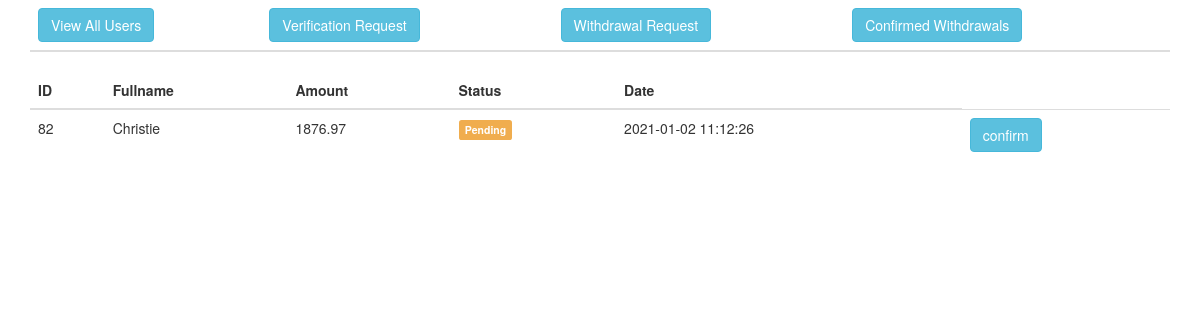
Page /Exfinance/User_area/html/user/adminwithdrawalrequest.php (signed in) on the committed database.
### tables this page shows
CREATE TABLE `withdrawal` (
  `id` int(20) NOT NULL,
  `userid` int(225) NOT NULL,
  `amount` decimal(20,2) NOT NULL,
  `status` int(225) NOT NULL,
  `thedate` datetime NOT NULL
);

CREATE TABLE `users` (
  `id` int(11) NOT NULL,
  `firstname` varchar(225) NOT NULL,
  `lastname` text NOT NULL,
  `username` varchar(16) NOT NULL,
  `email` varchar(255) NOT NULL,
  `password` varchar(255) NOT NULL,
  `zipcode` varchar(225) NOT NULL,
  `phone` varchar(225) NOT NULL,
  `country` varchar(225) NOT NULL,
  `type` varchar(225) NOT NULL,
  `currency` varchar(255) NOT NULL,
  `verified` varchar(225) NOT NULL,
  `request` int(225) NOT NULL,
  `balance` decimal(20,2) NOT NULL,
  `invested` decimal(20,2) NOT NULL,
  `btc` decimal(20,2) NOT NULL,
  `compound` int(225) NOT NULL,
  `regdate` datetime NOT NULL
);

### Exfinance/User_area/html/user/adminwithdrawalrequest.php (the view, shortened to what this page needs)
<?php
include 'connection.php';
$sqlusers = "SELECT withdrawal.userid as theid, withdrawal.status, withdrawal.amount, withdrawal.thedate, users.firstname, users.lastname, users.username
FROM withdrawal
INNER JOIN users
ON withdrawal.userid=users.id WHERE withdrawal.status != 1";
 $queryusers = mysqli_query($db_conx, $sqlusers);
 while ($row = mysqli_fetch_array($queryusers)) {
    if($row['status'] == 1){
          $status = '<span class="label label-success">Confirmed</span>';
      }else {
          $status = '<span class="label label-warning">Pending</span>';
      }
  $users .= '<tr>
        <td>'.$row['theid'].'</td>
        <td>'.$row['firstname'].'</td>
        <td>'.$row['amount'].'</td>
        <td>'.$status.'</td>
        <td>'.$row['thedate'].'</td>
        <td><a class="btn btn-info" href="confirm.php?user='.$row['theid'].'">confirm</a></td>
      </tr> ';
 }
?>
<!DOCTYPE html>
<html lang="en">
<head>
  <link rel="stylesheet" href="https://maxcdn.bootstrapcdn.com/bootstrap/3.4.1/css/bootstrap.min.css">
</head>
<body>
<div class="container">
  <table class="table">
    <thead>
      <tr>
          <th> <a href="user.php" class="btn btn-info">View All Users</a></th>
        <th><a href="request.php" class="btn btn-info">Verification Request</a></th>
        <th><a href="adminwithdrawalrequest.php" class="btn btn-info">Withdrawal Request</a></th>
         <th><a href="viewdrawal.php" class="btn btn-info">Confirmed Withdrawals</a></th>
      </tr>
    </thead>
  </table>
  <table class="table">
    <thead>
      <tr>
          <th>ID</th>
        <th>Fullname</th>
         <th>Amount</th>
         <th>Status</th>
         <th>Date</th>
      </tr>
    </thead>
    <tbody>
      <?php echo $users; ?>
    </tbody>
  </table>
</div>
</body>
</html>

### rows in the picture
withdrawal: userid "82", userid.firstname "Christie", amount "1876.97", status "Pending", thedate "2021-01-02 11:12:26"
